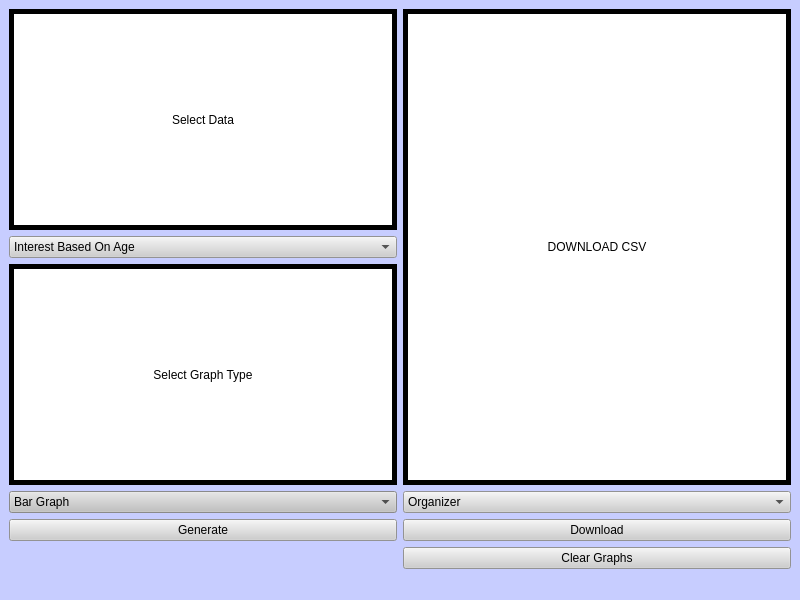
<?xml version="1.0" encoding="UTF-8"?>
<ui version="4.0">
 <class>DataGui</class>
 <widget class="QMainWindow" name="DataGui">
  <property name="geometry">
   <rect>
    <x>0</x>
    <y>0</y>
    <width>800</width>
    <height>600</height>
   </rect>
  </property>
  <property name="windowTitle">
   <string>DataGui</string>
  </property>
  <property name="styleSheet">
   <string notr="true">background-color: rgb(199, 205, 255);
border-color: rgb(255, 255, 255);</string>
  </property>
  <widget class="QWidget" name="centralwidget">
   <layout class="QGridLayout" name="gridLayout_3">
    <item row="0" column="0">
     <layout class="QHBoxLayout" name="horizontalLayout">
      <item>
       <layout class="QGridLayout" name="gridLayout_2">
        <item row="2" column="1">
         <widget class="QPushButton" name="pushButton">
          <property name="styleSheet">
           <string notr="true">background-color: rgb(206, 206, 206);</string>
          </property>
          <property name="text">
           <string>Download</string>
          </property>
         </widget>
        </item>
        <item row="0" column="0">
         <layout class="QGridLayout" name="gridLayout">
          <item row="0" column="0">
           <widget class="QLabel" name="label">
            <property name="styleSheet">
             <string notr="true">border: 5px solid black;
font: 700 16pt &quot;Arial&quot;;
background-color: rgb(255, 255, 255);</string>
            </property>
            <property name="text">
             <string>Select Data</string>
            </property>
            <property name="alignment">
             <set>Qt::AlignCenter</set>
            </property>
           </widget>
          </item>
          <item row="3" column="0">
           <widget class="QComboBox" name="comboBox_2">
            <property name="styleSheet">
             <string notr="true">background-color: rgb(193, 193, 193);</string>
            </property>
            <item>
             <property name="text">
              <string>Bar Graph</string>
             </property>
            </item>
            <item>
             <property name="text">
              <string>Pie Chart</string>
             </property>
            </item>
           </widget>
          </item>
          <item row="2" column="0">
           <widget class="QLabel" name="label_2">
            <property name="styleSheet">
             <string notr="true">border: 5px solid black;
font: 700 16pt &quot;Arial&quot;;
background-color: rgb(255, 255, 255);</string>
            </property>
            <property name="text">
             <string>Select Graph Type</string>
            </property>
            <property name="alignment">
             <set>Qt::AlignCenter</set>
            </property>
           </widget>
          </item>
          <item row="1" column="0">
           <widget class="QComboBox" name="comboBox">
            <property name="styleSheet">
             <string notr="true">background-color: rgb(206, 206, 206);</string>
            </property>
            <item>
             <property name="text">
              <string>Interest Based On Age</string>
             </property>
            </item>
            <item>
             <property name="text">
              <string>Interest Based On Contact Type</string>
             </property>
            </item>
            <item>
             <property name="text">
              <string>Interest Based On Organizer</string>
             </property>
            </item>
            <item>
             <property name="text">
              <string>Interest Based On Ethnicity</string>
             </property>
            </item>
            <item>
             <property name="text">
              <string>Interest Based On Education</string>
             </property>
            </item>
           </widget>
          </item>
         </layout>
        </item>
        <item row="0" column="1">
         <layout class="QGridLayout" name="gridLayout_4">
          <item row="1" column="0">
           <widget class="QComboBox" name="comboBox_3">
            <property name="styleSheet">
             <string notr="true">background-color: rgb(206, 206, 206);</string>
            </property>
            <item>
             <property name="text">
              <string>Organizer</string>
             </property>
            </item>
            <item>
             <property name="text">
              <string>Recruitment_Attempts</string>
             </property>
            </item>
            <item>
             <property name="text">
              <string>Contacts</string>
             </property>
            </item>
            <item>
             <property name="text">
              <string>Point_History</string>
             </property>
            </item>
           </widget>
          </item>
          <item row="0" column="0">
           <widget class="QLabel" name="label_3">
            <property name="styleSheet">
             <string notr="true">border: 5px solid black;
font: 700 16pt &quot;Arial&quot;;
background-color: rgb(255, 255, 255);</string>
            </property>
            <property name="text">
             <string>DOWNLOAD CSV</string>
            </property>
            <property name="alignment">
             <set>Qt::AlignCenter</set>
            </property>
           </widget>
          </item>
         </layout>
        </item>
        <item row="2" column="0">
         <widget class="QPushButton" name="pushButton_2">
          <property name="styleSheet">
           <string notr="true">background-color: rgb(206, 206, 206);</string>
          </property>
          <property name="text">
           <string>Generate</string>
          </property>
         </widget>
        </item>
        <item row="3" column="1">
         <widget class="QPushButton" name="pushButton_3">
          <property name="styleSheet">
           <string notr="true">background-color: rgb(206, 206, 206);</string>
          </property>
          <property name="text">
           <string>Clear Graphs</string>
          </property>
         </widget>
        </item>
       </layout>
      </item>
     </layout>
    </item>
   </layout>
  </widget>
  <widget class="QMenuBar" name="menubar">
   <property name="geometry">
    <rect>
     <x>0</x>
     <y>0</y>
     <width>800</width>
     <height>17</height>
    </rect>
   </property>
  </widget>
  <widget class="QStatusBar" name="statusbar"/>
 </widget>
 <resources/>
 <connections/>
</ui>
